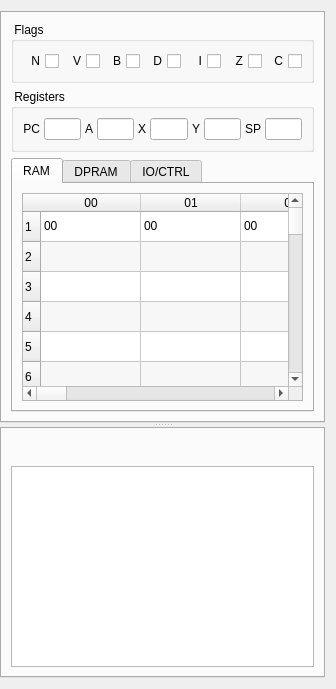
<?xml version="1.0" encoding="UTF-8"?>
<ui version="4.0">
 <class>DebugWidget</class>
 <widget class="QWidget" name="sideWidget">
  <property name="geometry">
   <rect>
    <x>0</x>
    <y>0</y>
    <width>336</width>
    <height>689</height>
   </rect>
  </property>
  <layout class="QHBoxLayout" name="horizontalLayout">
   <property name="leftMargin">
    <number>0</number>
   </property>
   <item>
    <widget class="QSplitter" name="sideSplitter">
     <property name="sizePolicy">
      <sizepolicy hsizetype="Preferred" vsizetype="Preferred">
       <horstretch>0</horstretch>
       <verstretch>0</verstretch>
      </sizepolicy>
     </property>
     <property name="orientation">
      <enum>Qt::Vertical</enum>
     </property>
     <widget class="QTabWidget" name="debugTabWidget">
      <property name="sizePolicy">
       <sizepolicy hsizetype="Preferred" vsizetype="Expanding">
        <horstretch>0</horstretch>
        <verstretch>0</verstretch>
       </sizepolicy>
      </property>
      <property name="currentIndex">
       <number>0</number>
      </property>
      <property name="tabBarAutoHide">
       <bool>true</bool>
      </property>
      <widget class="QWidget" name="CPUTab">
       <attribute name="title">
        <string>CPU</string>
       </attribute>
       <layout class="QGridLayout" name="gridLayout">
        <item row="1" column="0">
         <widget class="QGroupBox" name="groupBox_3">
          <property name="title">
           <string> Registers </string>
          </property>
          <layout class="QVBoxLayout" name="regLayout">
           <item>
            <layout class="QHBoxLayout" name="regLine1Layout" stretch="1,10,1,10,1,10,1,10,1,10">
             <property name="spacing">
              <number>4</number>
             </property>
             <item>
              <widget class="QLabel" name="labelPC">
               <property name="toolTip">
                <string>Program counter (PC)</string>
               </property>
               <property name="text">
                <string>PC</string>
               </property>
               <property name="alignment">
                <set>Qt::AlignRight|Qt::AlignTrailing|Qt::AlignVCenter</set>
               </property>
              </widget>
             </item>
             <item>
              <widget class="QLineEdit" name="pcEdit">
               <property name="sizePolicy">
                <sizepolicy hsizetype="Ignored" vsizetype="Fixed">
                 <horstretch>0</horstretch>
                 <verstretch>0</verstretch>
                </sizepolicy>
               </property>
               <property name="toolTip">
                <string>Program counter (PC)</string>
               </property>
               <property name="key" stdset="0">
                <string>PC16</string>
               </property>
               <property name="type" stdset="0">
                <string>integer</string>
               </property>
               <property name="mask" stdset="0">
                <string>0x%0.5X</string>
               </property>
              </widget>
             </item>
             <item>
              <widget class="QLabel" name="aLabel">
               <property name="toolTip">
                <string>Accumulator (A)</string>
               </property>
               <property name="text">
                <string>A</string>
               </property>
              </widget>
             </item>
             <item>
              <widget class="QLineEdit" name="aEdit">
               <property name="sizePolicy">
                <sizepolicy hsizetype="Ignored" vsizetype="Fixed">
                 <horstretch>0</horstretch>
                 <verstretch>0</verstretch>
                </sizepolicy>
               </property>
               <property name="toolTip">
                <string>Accumulator (A)</string>
               </property>
               <property name="key" stdset="0">
                <string>A</string>
               </property>
               <property name="type" stdset="0">
                <string>integer</string>
               </property>
               <property name="mask" stdset="0">
                <string>0x%0.2X</string>
               </property>
              </widget>
             </item>
             <item>
              <widget class="QLabel" name="xLabel">
               <property name="toolTip">
                <string>Index Register X (X)</string>
               </property>
               <property name="text">
                <string>X</string>
               </property>
              </widget>
             </item>
             <item>
              <widget class="QLineEdit" name="xEdit">
               <property name="sizePolicy">
                <sizepolicy hsizetype="Ignored" vsizetype="Fixed">
                 <horstretch>0</horstretch>
                 <verstretch>0</verstretch>
                </sizepolicy>
               </property>
               <property name="toolTip">
                <string>Index Register X (X)</string>
               </property>
               <property name="key" stdset="0">
                <string>X</string>
               </property>
               <property name="type" stdset="0">
                <string>integer</string>
               </property>
               <property name="mask" stdset="0">
                <string>0x%0.2X</string>
               </property>
              </widget>
             </item>
             <item>
              <widget class="QLabel" name="yLabel">
               <property name="toolTip">
                <string>Index Register Y (Y)</string>
               </property>
               <property name="text">
                <string>Y</string>
               </property>
              </widget>
             </item>
             <item>
              <widget class="QLineEdit" name="yEdit">
               <property name="sizePolicy">
                <sizepolicy hsizetype="Ignored" vsizetype="Fixed">
                 <horstretch>0</horstretch>
                 <verstretch>0</verstretch>
                </sizepolicy>
               </property>
               <property name="toolTip">
                <string>Index Register Y (Y)</string>
               </property>
               <property name="key" stdset="0">
                <string>Y</string>
               </property>
               <property name="type" stdset="0">
                <string>integer</string>
               </property>
               <property name="mask" stdset="0">
                <string>0x%0.2X</string>
               </property>
              </widget>
             </item>
             <item>
              <widget class="QLabel" name="spLabel">
               <property name="toolTip">
                <string>Stack Pointer (S)</string>
               </property>
               <property name="text">
                <string>SP</string>
               </property>
              </widget>
             </item>
             <item>
              <widget class="QLineEdit" name="spEdit">
               <property name="sizePolicy">
                <sizepolicy hsizetype="Ignored" vsizetype="Fixed">
                 <horstretch>0</horstretch>
                 <verstretch>0</verstretch>
                </sizepolicy>
               </property>
               <property name="toolTip">
                <string>Stack Pointer (S)</string>
               </property>
               <property name="key" stdset="0">
                <string>SP</string>
               </property>
               <property name="type" stdset="0">
                <string>integer</string>
               </property>
               <property name="mask" stdset="0">
                <string>0x%0.2X</string>
               </property>
              </widget>
             </item>
            </layout>
           </item>
          </layout>
         </widget>
        </item>
        <item row="2" column="0">
         <widget class="QTabWidget" name="ramTabWidget">
          <property name="currentIndex">
           <number>0</number>
          </property>
          <widget class="QWidget" name="tabRAM">
           <attribute name="title">
            <string>RAM</string>
           </attribute>
           <layout class="QVBoxLayout" name="ramLayout">
            <item>
             <widget class="QTableWidget" name="ramDataTable">
              <property name="alternatingRowColors">
               <bool>true</bool>
              </property>
              <property name="selectionMode">
               <enum>QAbstractItemView::NoSelection</enum>
              </property>
              <property name="rowCount">
               <number>76</number>
              </property>
              <property name="columnCount">
               <number>16</number>
              </property>
              <property name="key" stdset="0">
               <string>RAM</string>
              </property>
              <property name="type" stdset="0">
               <string>table</string>
              </property>
              <property name="mask" stdset="0">
               <string>%0.2X</string>
              </property>
              <property name="start_index" stdset="0">
               <string>64</string>
              </property>
              <attribute name="horizontalHeaderMinimumSectionSize">
               <number>0</number>
              </attribute>
              <attribute name="verticalHeaderMinimumSectionSize">
               <number>0</number>
              </attribute>
              <column>
               <property name="text">
                <string>00</string>
               </property>
              </column>
              <column>
               <property name="text">
                <string>01</string>
               </property>
              </column>
              <column>
               <property name="text">
                <string>02</string>
               </property>
              </column>
              <column>
               <property name="text">
                <string>03</string>
               </property>
              </column>
              <column>
               <property name="text">
                <string>04</string>
               </property>
              </column>
              <column>
               <property name="text">
                <string>05</string>
               </property>
              </column>
              <column>
               <property name="text">
                <string>06</string>
               </property>
              </column>
              <column>
               <property name="text">
                <string>07</string>
               </property>
              </column>
              <column>
               <property name="text">
                <string>08</string>
               </property>
              </column>
              <column>
               <property name="text">
                <string>09</string>
               </property>
              </column>
              <column>
               <property name="text">
                <string>0A</string>
               </property>
              </column>
              <column>
               <property name="text">
                <string>0B</string>
               </property>
              </column>
              <column>
               <property name="text">
                <string>0C</string>
               </property>
              </column>
              <column>
               <property name="text">
                <string>0D</string>
               </property>
              </column>
              <column>
               <property name="text">
                <string>0E</string>
               </property>
              </column>
              <column>
               <property name="text">
                <string>0F</string>
               </property>
              </column>
              <item row="0" column="0">
               <property name="text">
                <string>00</string>
               </property>
              </item>
              <item row="0" column="1">
               <property name="text">
                <string>00</string>
               </property>
              </item>
              <item row="0" column="2">
               <property name="text">
                <string>00</string>
               </property>
              </item>
              <item row="0" column="3">
               <property name="text">
                <string>00</string>
               </property>
              </item>
              <item row="0" column="4">
               <property name="text">
                <string>00</string>
               </property>
              </item>
              <item row="0" column="5">
               <property name="text">
                <string>00</string>
               </property>
              </item>
              <item row="0" column="6">
               <property name="text">
                <string>00</string>
               </property>
              </item>
              <item row="0" column="7">
               <property name="text">
                <string>00</string>
               </property>
              </item>
              <item row="0" column="8">
               <property name="text">
                <string>00</string>
               </property>
              </item>
              <item row="0" column="9">
               <property name="text">
                <string>00</string>
               </property>
              </item>
              <item row="0" column="10">
               <property name="text">
                <string>00</string>
               </property>
              </item>
              <item row="0" column="11">
               <property name="text">
                <string>00</string>
               </property>
              </item>
              <item row="0" column="12">
               <property name="text">
                <string>00</string>
               </property>
              </item>
              <item row="0" column="13">
               <property name="text">
                <string>00</string>
               </property>
              </item>
              <item row="0" column="14">
               <property name="text">
                <string>00</string>
               </property>
              </item>
              <item row="0" column="15">
               <property name="text">
                <string>00</string>
               </property>
              </item>
             </widget>
            </item>
           </layout>
          </widget>
          <widget class="QWidget" name="tabLCDRAM">
           <attribute name="title">
            <string>DPRAM</string>
           </attribute>
           <layout class="QVBoxLayout" name="lcdramLayout">
            <item>
             <widget class="QTableWidget" name="lcdramDataTable">
              <property name="alternatingRowColors">
               <bool>true</bool>
              </property>
              <property name="selectionMode">
               <enum>QAbstractItemView::NoSelection</enum>
              </property>
              <property name="rowCount">
               <number>32</number>
              </property>
              <property name="columnCount">
               <number>16</number>
              </property>
              <property name="key" stdset="0">
               <string>LCDRAM</string>
              </property>
              <property name="type" stdset="0">
               <string>table</string>
              </property>
              <property name="mask" stdset="0">
               <string>%0.2X</string>
              </property>
              <property name="start_index" stdset="0">
               <string>15872</string>
              </property>
              <attribute name="horizontalHeaderMinimumSectionSize">
               <number>0</number>
              </attribute>
              <attribute name="verticalHeaderMinimumSectionSize">
               <number>0</number>
              </attribute>
              <column>
               <property name="text">
                <string>00</string>
               </property>
              </column>
              <column>
               <property name="text">
                <string>01</string>
               </property>
              </column>
              <column>
               <property name="text">
                <string>02</string>
               </property>
              </column>
              <column>
               <property name="text">
                <string>03</string>
               </property>
              </column>
              <column>
               <property name="text">
                <string>04</string>
               </property>
              </column>
              <column>
               <property name="text">
                <string>05</string>
               </property>
              </column>
              <column>
               <property name="text">
                <string>06</string>
               </property>
              </column>
              <column>
               <property name="text">
                <string>07</string>
               </property>
              </column>
              <column>
               <property name="text">
                <string>08</string>
               </property>
              </column>
              <column>
               <property name="text">
                <string>09</string>
               </property>
              </column>
              <column>
               <property name="text">
                <string>0A</string>
               </property>
              </column>
              <column>
               <property name="text">
                <string>0B</string>
               </property>
              </column>
              <column>
               <property name="text">
                <string>0C</string>
               </property>
              </column>
              <column>
               <property name="text">
                <string>0D</string>
               </property>
              </column>
              <column>
               <property name="text">
                <string>0E</string>
               </property>
              </column>
              <column>
               <property name="text">
                <string>0F</string>
               </property>
              </column>
              <item row="0" column="0">
               <property name="text">
                <string>00</string>
               </property>
              </item>
              <item row="0" column="1">
               <property name="text">
                <string>00</string>
               </property>
              </item>
              <item row="0" column="2">
               <property name="text">
                <string>00</string>
               </property>
              </item>
              <item row="0" column="3">
               <property name="text">
                <string>00</string>
               </property>
              </item>
              <item row="0" column="4">
               <property name="text">
                <string>00</string>
               </property>
              </item>
              <item row="0" column="5">
               <property name="text">
                <string>00</string>
               </property>
              </item>
              <item row="0" column="6">
               <property name="text">
                <string>00</string>
               </property>
              </item>
              <item row="0" column="7">
               <property name="text">
                <string>00</string>
               </property>
              </item>
              <item row="0" column="8">
               <property name="text">
                <string>00</string>
               </property>
              </item>
              <item row="0" column="9">
               <property name="text">
                <string>00</string>
               </property>
              </item>
              <item row="0" column="10">
               <property name="text">
                <string>00</string>
               </property>
              </item>
              <item row="0" column="11">
               <property name="text">
                <string>00</string>
               </property>
              </item>
              <item row="0" column="12">
               <property name="text">
                <string>00</string>
               </property>
              </item>
              <item row="0" column="13">
               <property name="text">
                <string>00</string>
               </property>
              </item>
              <item row="0" column="14">
               <property name="text">
                <string>00</string>
               </property>
              </item>
              <item row="0" column="15">
               <property name="text">
                <string>00</string>
               </property>
              </item>
             </widget>
            </item>
           </layout>
          </widget>
          <widget class="QWidget" name="tabSFR">
           <attribute name="title">
            <string>IO/CTRL</string>
           </attribute>
           <layout class="QVBoxLayout" name="sfrLayout">
            <item>
             <widget class="QTableWidget" name="sfrDataTable">
              <property name="alternatingRowColors">
               <bool>true</bool>
              </property>
              <property name="selectionMode">
               <enum>QAbstractItemView::NoSelection</enum>
              </property>
              <property name="rowCount">
               <number>56</number>
              </property>
              <property name="columnCount">
               <number>1</number>
              </property>
              <property name="key" stdset="0">
               <string>SFR</string>
              </property>
              <property name="type" stdset="0">
               <string>table</string>
              </property>
              <property name="mask" stdset="0">
               <string>%0.2X</string>
              </property>
              <attribute name="horizontalHeaderVisible">
               <bool>false</bool>
              </attribute>
              <attribute name="horizontalHeaderMinimumSectionSize">
               <number>0</number>
              </attribute>
              <attribute name="verticalHeaderMinimumSectionSize">
               <number>0</number>
              </attribute>
              <row>
               <property name="text">
                <string>00H_BANK_Sel</string>
               </property>
              </row>
              <row>
               <property name="text">
                <string>04H_CLK_CPU_Ctrl</string>
               </property>
              </row>
              <row>
               <property name="text">
                <string>0EH_CLK_32768_En</string>
               </property>
              </row>
              <row>
               <property name="text">
                <string>05H_IO_PORTA_Strobe_En</string>
               </property>
              </row>
              <row>
               <property name="text">
                <string>06H_IO_PORTA_Attrib</string>
               </property>
              </row>
              <row>
               <property name="text">
                <string>07H_IO_PortA_Dir</string>
               </property>
              </row>
              <row>
               <property name="text">
                <string>08H_IO_PortA_Data</string>
               </property>
              </row>
              <row>
               <property name="text">
                <string>28H_IO_PORTB_Attrib</string>
               </property>
              </row>
              <row>
               <property name="text">
                <string>29H_IO_PortB_Dir</string>
               </property>
              </row>
              <row>
               <property name="text">
                <string>0AH_IO_PortB_Data</string>
               </property>
              </row>
              <row>
               <property name="text">
                <string>2AH_IO_PORTC_Attrib</string>
               </property>
              </row>
              <row>
               <property name="text">
                <string>2BH_IO_PortC_Dir</string>
               </property>
              </row>
              <row>
               <property name="text">
                <string>0BH_IO_PortC_Data</string>
               </property>
              </row>
              <row>
               <property name="text">
                <string>2CH_IO_PORTD_Attrib</string>
               </property>
              </row>
              <row>
               <property name="text">
                <string>2DH_IO_PortD_Dir</string>
               </property>
              </row>
              <row>
               <property name="text">
                <string>09H_IO_PortD_Data</string>
               </property>
              </row>
              <row>
               <property name="text">
                <string>27H_IO_SpecialFunc_Config</string>
               </property>
              </row>
              <row>
               <property name="text">
                <string>24H_LCD_Ctrl1</string>
               </property>
              </row>
              <row>
               <property name="text">
                <string>25H_LCD_PUMP_Ctrl</string>
               </property>
              </row>
              <row>
               <property name="text">
                <string>26H_LCD_VLCD_Ctrl</string>
               </property>
              </row>
              <row>
               <property name="text">
                <string>01H_INT_Ctrl</string>
               </property>
              </row>
              <row>
               <property name="text">
                <string>02H_INT_Clear</string>
               </property>
              </row>
              <row>
               <property name="text">
                <string>38H_NMI_Ctrl</string>
               </property>
              </row>
              <row>
               <property name="text">
                <string>18H_WAKEUP_Ctrl</string>
               </property>
              </row>
              <row>
               <property name="text">
                <string>0CH_TIMER_TimeBase_Sel</string>
               </property>
              </row>
              <row>
               <property name="text">
                <string>0FH_TIMER_Timer_Ctrl</string>
               </property>
              </row>
              <row>
               <property name="text">
                <string>10H_TIMER_TM0Data_LB</string>
               </property>
              </row>
              <row>
               <property name="text">
                <string>11H_TIMER_TM0Data_HB</string>
               </property>
              </row>
              <row>
               <property name="text">
                <string>14H_TIMER_TM1Data_LB</string>
               </property>
              </row>
              <row>
               <property name="text">
                <string>15H_TIMER_TM1Data_HB</string>
               </property>
              </row>
              <row>
               <property name="text">
                <string>3AH_KEYSCAN_Ctrl</string>
               </property>
              </row>
              <row>
               <property name="text">
                <string>3BH_KEYSCAN_Port1_Data</string>
               </property>
              </row>
              <row>
               <property name="text">
                <string>3CH_KEYSCAN_Port2_Data</string>
               </property>
              </row>
              <row>
               <property name="text">
                <string>3EH_AUX_Byte_Mirror</string>
               </property>
              </row>
              <row>
               <property name="text">
                <string>3FH_AUX_Nibble_Swap</string>
               </property>
              </row>
              <row>
               <property name="text">
                <string>3031H_WDT_Flag_Clear</string>
               </property>
              </row>
              <row>
               <property name="text">
                <string>39H_LVD_Ctrll</string>
               </property>
              </row>
              <row>
               <property name="text">
                <string>12H_AUDIO_Ch0_Ctrl</string>
               </property>
              </row>
              <row>
               <property name="text">
                <string>13H_AUDIO_Ch0_Data</string>
               </property>
              </row>
              <row>
               <property name="text">
                <string>16H_AUDIO_Ch1_Ctrl</string>
               </property>
              </row>
              <row>
               <property name="text">
                <string>17H_AUDIO_Ch1_Data</string>
               </property>
              </row>
              <row>
               <property name="text">
                <string>19H_UART_Ctrl1</string>
               </property>
              </row>
              <row>
               <property name="text">
                <string>1AH_UART_Ctrl2</string>
               </property>
              </row>
              <row>
               <property name="text">
                <string>1BH_UART_Data</string>
               </property>
              </row>
              <row>
               <property name="text">
                <string>1CH_UART_BaudScalar_LB</string>
               </property>
              </row> 
              <row>
               <property name="text">
                <string>1DH_UART_BaudScalar_HB</string>
               </property>
              </row>
              <row>
               <property name="text">
                <string>1EH_UART_BaudRate_LB</string>
               </property>
              </row>
              <row>
               <property name="text">
                <string>1FH_UART_BaudRate_HB</string>
               </property>
              </row>
              <row>
               <property name="text">
                <string>0BH_SSRAM_SDA_SCK</string>
               </property>
              </row>
              <row>
               <property name="text">
                <string>30H_SSRAM_Data</string>
               </property>
              </row>
              <row>
               <property name="text">
                <string>31H_SSRAM_Addr1</string>
               </property>
              </row>
              <row>
               <property name="text">
                <string>32H_SSRAM_Addr2</string>
               </property>
              </row>
              <row>
               <property name="text">
                <string>33H_SSRAM_Addr3</string>
               </property>
              </row>
              <row>
               <property name="text">
                <string>34H_SSRAM_Ctrl</string>
               </property>
              </row>
              <row>
               <property name="text">
                <string>35H_SSRAM_Start</string>
               </property>
              </row>
              <row>
               <property name="text">
                <string>36H_SSRAM_Stop</string>
               </property>
              </row>            
              <column/>
              <item row="0" column="0">
               <property name="text">
                <string>0x00</string>
               </property>
              </item>
             </widget>
            </item>
           </layout>
          </widget>
         </widget>
        </item>
        <item row="0" column="0">
         <widget class="QGroupBox" name="flagsGroupBox">
          <property name="title">
           <string> Flags </string>
          </property>
          <layout class="QHBoxLayout" name="horizontalLayout" stretch="0,0,0,0,0,0,0">
           <property name="spacing">
            <number>4</number>
           </property>
           <item>
            <widget class="QCheckBox" name="nfCheckBox">
             <property name="toolTip">
              <string>Negative flag N</string>
             </property>
             <property name="layoutDirection">
              <enum>Qt::RightToLeft</enum>
             </property>
             <property name="text">
              <string>N</string>
             </property>
             <property name="key" stdset="0">
              <string>NF</string>
             </property>
             <property name="type" stdset="0">
              <string>boolean</string>
             </property>
            </widget>
           </item>
           <item>
            <widget class="QCheckBox" name="vfCheckBox">
             <property name="toolTip">
              <string>Overflow flag V</string>
             </property>
             <property name="layoutDirection">
              <enum>Qt::RightToLeft</enum>
             </property>
             <property name="text">
              <string>V</string>
             </property>
             <property name="key" stdset="0">
              <string>VF</string>
             </property>
             <property name="type" stdset="0">
              <string>boolean</string>
             </property>
            </widget>
           </item>
           <item>
            <widget class="QCheckBox" name="bfCheckBox">
             <property name="toolTip">
              <string>Break flag B</string>
             </property>
             <property name="layoutDirection">
              <enum>Qt::RightToLeft</enum>
             </property>
             <property name="text">
              <string>B</string>
             </property>
             <property name="key" stdset="0">
              <string>BF</string>
             </property>
             <property name="type" stdset="0">
              <string>boolean</string>
             </property>
            </widget>
           </item>
           <item>
            <widget class="QCheckBox" name="dfCheckBox">
             <property name="toolTip">
              <string>Decimal mode flag D</string>
             </property>
             <property name="layoutDirection">
              <enum>Qt::RightToLeft</enum>
             </property>
             <property name="text">
              <string>D</string>
             </property>
             <property name="key" stdset="0">
              <string>DF</string>
             </property>
             <property name="type" stdset="0">
              <string>boolean</string>
             </property>
            </widget>
           </item>
           <item>
            <widget class="QCheckBox" name="ifCheckBox">
             <property name="toolTip">
              <string>Interrupt disable flag I</string>
             </property>
             <property name="layoutDirection">
              <enum>Qt::RightToLeft</enum>
             </property>
             <property name="text">
              <string>I</string>
             </property>
             <property name="key" stdset="0">
              <string>IF</string>
             </property>
             <property name="type" stdset="0">
              <string>boolean</string>
             </property>
            </widget>
           </item>
           <item>
            <widget class="QCheckBox" name="zfCheckBox">
             <property name="toolTip">
              <string>Zero flag Z</string>
             </property>
             <property name="layoutDirection">
              <enum>Qt::RightToLeft</enum>
             </property>
             <property name="text">
              <string>Z</string>
             </property>
             <property name="key" stdset="0">
              <string>ZF</string>
             </property>
             <property name="type" stdset="0">
              <string>boolean</string>
             </property>
            </widget>
           </item>
           <item>
            <widget class="QCheckBox" name="cfCheckBox">
             <property name="toolTip">
              <string>Carry flag C</string>
             </property>
             <property name="layoutDirection">
              <enum>Qt::RightToLeft</enum>
             </property>
             <property name="text">
              <string>C</string>
             </property>
             <property name="key" stdset="0">
              <string>CF</string>
             </property>
             <property name="type" stdset="0">
              <string>boolean</string>
             </property>
            </widget>
           </item>
          </layout>
         </widget>
        </item>
       </layout>
      </widget>
     </widget>
     <widget class="QTabWidget" name="tabWidget">
      <property name="currentIndex">
       <number>0</number>
      </property>
      <property name="tabBarAutoHide">
       <bool>true</bool>
      </property>
      <widget class="QWidget" name="tab">
       <property name="enabled">
        <bool>true</bool>
       </property>
       <attribute name="title">
        <string>Page</string>
       </attribute>
       <layout class="QVBoxLayout" name="verticalLayout_7">
        <item>
         <layout class="QHBoxLayout" name="horizontalLayout_7">
          <property name="spacing">
           <number>0</number>
          </property>
          <item>
           <widget class="QPushButton" name="runButton">
            <property name="enabled">
             <bool>false</bool>
            </property>
            <property name="sizePolicy">
             <sizepolicy hsizetype="Fixed" vsizetype="Fixed">
              <horstretch>0</horstretch>
              <verstretch>0</verstretch>
             </sizepolicy>
            </property>
            <property name="toolTip">
             <string>Run</string>
            </property>
            <property name="icon">
             <iconset>
              <normaloff>run.svg</normaloff>run.svg</iconset>
            </property>
            <property name="iconSize">
             <size>
              <width>14</width>
              <height>14</height>
             </size>
            </property>
            <property name="flat">
             <bool>true</bool>
            </property>
           </widget>
          </item>
          <item>
           <widget class="QPushButton" name="pauseButton">
            <property name="sizePolicy">
             <sizepolicy hsizetype="Fixed" vsizetype="Fixed">
              <horstretch>0</horstretch>
              <verstretch>0</verstretch>
             </sizepolicy>
            </property>
            <property name="toolTip">
             <string>Pause</string>
            </property>
            <property name="icon">
             <iconset>
              <normaloff>pause.svg</normaloff>pause.svg</iconset>
            </property>
            <property name="iconSize">
             <size>
              <width>14</width>
              <height>14</height>
             </size>
            </property>
            <property name="flat">
             <bool>true</bool>
            </property>
           </widget>
          </item>
          <item>
           <widget class="QPushButton" name="stopButton">
            <property name="enabled">
             <bool>true</bool>
            </property>
            <property name="toolTip">
             <string>Stop</string>
            </property>
            <property name="icon">
             <iconset>
              <normaloff>stop.svg</normaloff>stop.svg</iconset>
            </property>
            <property name="iconSize">
             <size>
              <width>14</width>
              <height>14</height>
             </size>
            </property>
            <property name="flat">
             <bool>true</bool>
            </property>
           </widget>
          </item>
          <item>
           <widget class="QPushButton" name="stepButton">
            <property name="enabled">
             <bool>false</bool>
            </property>
            <property name="toolTip">
             <string>Step</string>
            </property>
            <property name="icon">
             <iconset>
              <normaloff>step.svg</normaloff>step.svg</iconset>
            </property>
            <property name="iconSize">
             <size>
              <width>14</width>
              <height>14</height>
             </size>
            </property>
            <property name="autoRepeat">
             <bool>true</bool>
            </property>
            <property name="flat">
             <bool>true</bool>
            </property>
           </widget>
          </item>
          <item>
           <spacer name="horizontalSpacer">
            <property name="orientation">
             <enum>Qt::Horizontal</enum>
            </property>
            <property name="sizeHint" stdset="0">
             <size>
              <width>40</width>
              <height>20</height>
             </size>
            </property>
           </spacer>
          </item>
         </layout>
        </item>
        <item>
         <widget class="QTableView" name="listingTable">
          <property name="focusPolicy">
           <enum>Qt::NoFocus</enum>
          </property>
          <property name="editTriggers">
           <set>QAbstractItemView::DoubleClicked|QAbstractItemView::EditKeyPressed</set>
          </property>
          <property name="selectionMode">
           <enum>QAbstractItemView::SingleSelection</enum>
          </property>
          <property name="selectionBehavior">
           <enum>QAbstractItemView::SelectRows</enum>
          </property>
          <property name="showGrid">
           <bool>false</bool>
          </property>
          <property name="key" stdset="0">
           <string>LISTING</string>
          </property>
          <property name="type" stdset="0">
           <string>listing</string>
          </property>
          <property name="mask" stdset="0">
           <string>0x%0.5X</string>
          </property>
          <attribute name="horizontalHeaderVisible">
           <bool>false</bool>
          </attribute>
          <attribute name="horizontalHeaderStretchLastSection">
           <bool>true</bool>
          </attribute>
          <attribute name="verticalHeaderVisible">
           <bool>false</bool>
          </attribute>
          <attribute name="verticalHeaderMinimumSectionSize">
           <number>0</number>
          </attribute>
          <column/>
          <column/>
          <column/>
         </widget>
        </item>
       </layout>
      </widget>
     </widget>
    </widget>
   </item>
  </layout>
  <action name="actionDebug">
   <property name="checkable">
    <bool>true</bool>
   </property>
  </action>
 </widget>
 <resources/>
 <connections>
  <connection>
   <sender>nfCheckBox</sender>
   <signal>stateChanged(int)</signal>
   <receiver>DebugWidget</receiver>
   <slot>checkBoxStateChanged()</slot>
  </connection>
  <connection>
   <sender>vfCheckBox</sender>
   <signal>stateChanged(int)</signal>
   <receiver>DebugWidget</receiver>
   <slot>checkBoxStateChanged()</slot>
  </connection>
  <connection>
   <sender>bfCheckBox</sender>
   <signal>stateChanged(int)</signal>
   <receiver>DebugWidget</receiver>
   <slot>checkBoxStateChanged()</slot>
  </connection>
  <connection>
   <sender>dfCheckBox</sender>
   <signal>stateChanged(int)</signal>
   <receiver>DebugWidget</receiver>
   <slot>checkBoxStateChanged()</slot>
  </connection>
  <connection>
   <sender>ifCheckBox</sender>
   <signal>stateChanged(int)</signal>
   <receiver>DebugWidget</receiver>
   <slot>checkBoxStateChanged()</slot>
  </connection>
  <connection>
   <sender>zfCheckBox</sender>
   <signal>stateChanged(int)</signal>
   <receiver>DebugWidget</receiver>
   <slot>checkBoxStateChanged()</slot>
  </connection>
  <connection>
   <sender>cfCheckBox</sender>
   <signal>stateChanged(int)</signal>
   <receiver>DebugWidget</receiver>
   <slot>checkBoxStateChanged()</slot>
  </connection>
  <connection>
    <sender>pcEdit</sender>
    <signal>editingFinished()</signal>
    <receiver>DebugWidget</receiver>
    <slot>lineEditFinished()</slot>
  </connection>
  <connection>
    <sender>aEdit</sender>
    <signal>editingFinished()</signal>
    <receiver>DebugWidget</receiver>
    <slot>lineEditFinished()</slot>
  </connection>
  <connection>
    <sender>xEdit</sender>
    <signal>editingFinished()</signal>
    <receiver>DebugWidget</receiver>
    <slot>lineEditFinished()</slot>
  </connection>
  <connection>
    <sender>yEdit</sender>
    <signal>editingFinished()</signal>
    <receiver>DebugWidget</receiver>
    <slot>lineEditFinished()</slot>
  </connection>
  <connection>
    <sender>spEdit</sender>
    <signal>editingFinished()</signal>
    <receiver>DebugWidget</receiver>
    <slot>lineEditFinished()</slot>
  </connection>
  <connection>
    <sender>ramDataTable</sender>
    <signal>itemChanged(QTableWidgetItem*)</signal>
    <receiver>DebugWidget</receiver>
    <slot>tableItemChanged()</slot>
  </connection>
  <connection>
    <sender>lcdramDataTable</sender>
    <signal>itemChanged(QTableWidgetItem*)</signal>
    <receiver>DebugWidget</receiver>
    <slot>tableItemChanged()</slot>
  </connection>
  <connection>
    <sender>sfrDataTable</sender>
    <signal>itemChanged(QTableWidgetItem*)</signal>
    <receiver>DebugWidget</receiver>
    <slot>tableItemChanged()</slot>
  </connection>
  <connection>
    <sender>actionDebug</sender>
    <signal>toggled(bool)</signal>
    <receiver>runButton</receiver>
    <slot>setEnabled(bool)</slot>
  </connection>
  <connection>
    <sender>actionDebug</sender>
    <signal>toggled(bool)</signal>
    <receiver>stopButton</receiver>
    <slot>setDisabled(bool)</slot>
  </connection>
  <connection>
    <sender>actionDebug</sender>
    <signal>toggled(bool)</signal>
    <receiver>pauseButton</receiver>
    <slot>setDisabled(bool)</slot>
  </connection>
  <connection>
    <sender>actionDebug</sender>
    <signal>toggled(bool)</signal>
    <receiver>stepButton</receiver>
    <slot>setEnabled(bool)</slot>
  </connection>

  <connection>
    <sender>runButton</sender>
    <signal>clicked()</signal>
    <receiver>DebugWidget</receiver>
    <slot>debugRunSignal()</slot>
  </connection>
  <connection>
    <sender>stopButton</sender>
    <signal>clicked()</signal>
    <receiver>DebugWidget</receiver>
    <slot>debugStopSignal()</slot>
  </connection>
  <connection>
    <sender>pauseButton</sender>
    <signal>clicked()</signal>
    <receiver>DebugWidget</receiver>
    <slot>debugPauseSignal()</slot>
  </connection>
  <connection>
    <sender>stepButton</sender>
    <signal>clicked()</signal>
    <receiver>DebugWidget</receiver>
    <slot>debugStepSignal()</slot>
  </connection>
  <connection>
    <sender>ramTabWidget</sender>
    <signal>currentChanged(int)</signal>
    <receiver>DebugWidget</receiver>
    <slot>refrashStateSignal()</slot>
  </connection>
 </connections>
 <slots>
  <slot>lineEditFinished()</slot>
  <slot>tableItemChanged()</slot>
  <slot>checkBoxStateChanged()</slot>
  <slot>debugRunSignal()</slot>
  <slot>debugStopSignal()</slot>
  <slot>debugPauseSignal()</slot>
  <slot>debugStepSignal()</slot>
  <slot>refrashStateSignal()</slot>
 </slots>
</ui>
